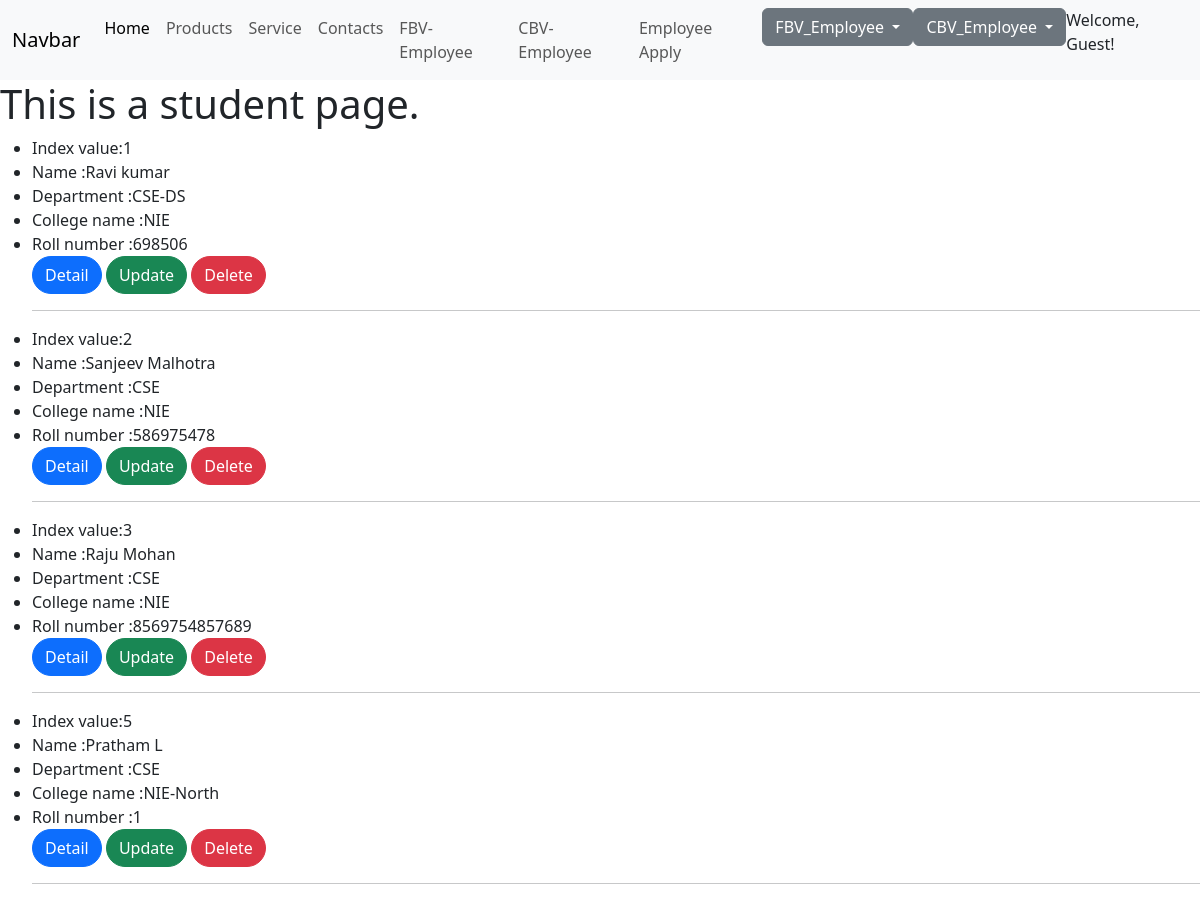
Page /student on the committed database.
### CSE/models.py (models this page shows, shortened)
class Student(models.Model):
    name = models.CharField(max_length=50)
    department = models.CharField(max_length=30)
    college_name = models.CharField(max_length=30)
    rollnumber = models.IntegerField()

### CSE/views.py (the view)
# urls.py: path('student', views.student, name='student'),  # Only keep one
def student(request):
    students = Student.objects.all()
    context = {'students': students}
    return render(request,'FBV/student.html',context)

### templates/FBV/student.html
{% extends 'basic.html' %}
{% block content %}
<h1>This is a student page.</h1>
<ul>
    {% for student in students %}
    <li>Index value:{{student.id}}</li>
    <li>Name :{{student.name}}</li>
    <li>Department :{{student.department}}</li>
    <li>College name :{{student.college_name}}</li>
    <li>Roll number :{{student.rollnumber}}</li>
    <a type="button" class="btn btn-primary" style="border-radius: 20px;" href= "detail/{{student.id}}">Detail</a>
    <a type=" button " class = "btn btn-success" style="border-radius: 20px;" href ="update/{{student.id}}" >Update</a>
    <a type = "button" class="btn btn-danger" style="border-radius: 20px;" href="delete/{{student.id}}">Delete</a>
    <hr>
    {% endfor %}
</ul>
{% endblock %}

### templates/basic.html (shortened to what this page needs)
<!doctype html>
<html lang="en">
  <head>
    <link href="https://cdn.jsdelivr.net/npm/bootstrap@5.3.3/dist/css/bootstrap.min.css" rel="stylesheet">
  </head>
  <body>
    <nav class="navbar navbar-expand-lg bg-body-tertiary">
        <div class="container-fluid">
          <a class="navbar-brand" href="{% url 'CSE:index' %}">Navbar</a>
          <div class="collapse navbar-collapse" id="navbarSupportedContent">
            <ul class="navbar-nav me-auto mb-2 mb-lg-0">
              <li class="nav-item">
                <a class="nav-link active" aria-current="page" href="{% url 'CSE:index' %}">Home</a>
              </li>
              <li class="nav-item">
                <a class="nav-link" href="{% url 'CSE:products' %}">Products</a>
              </li>
              <li class="nav-item">
                <a class="nav-link" href="{% url 'CSE:service' %}">Service</a>
              </li>
              <li class="nav-item">
                <a class="nav-link" href="{% url 'CSE:contacts' %}">Contacts</a>
              </li>
              <li class="nav-item">
                <a class="nav-link" href="{% url 'CSE:student' %}">FBV-Employee</a>
              </li>
              <li class="nav-item">
                <a class="nav-link" href="{% url 'CSE:list' %}">CBV-Employee</a>
              </li>
              <li class="nav-item">
                <a class="nav-link" href="{% url 'CSE:forms' %}">Employee Apply</a>
              </li>
              <div class="dropdown">
                <button class="btn btn-secondary dropdown-toggle" type="button" data-bs-toggle="dropdown" aria-expanded="false">
                  FBV_Employee
                </button>
              </div>
              <div class="dropdown">
                <button class="btn btn-secondary dropdown-toggle" type="button" data-bs-toggle="dropdown" aria-expanded="false">
                  CBV_Employee
                </button>
              </div>
              <div>
                {% if user.is_authenticated %}
                      <p>Welcome, {{ user.username }}!</p>
                {% else %}
                      <p>Welcome, Guest!</p>
                {% endif %}
              </div>
          </div>
        </div>
      </nav>
    {% block content %}
    {% endblock %}
  </body>
</html>

### rows in the picture
Student: id "1", name "Ravi kumar", department "CSE-DS", college_name "NIE", rollnumber "698506"
Student: id "2", name "Sanjeev Malhotra", department "CSE", college_name "NIE", rollnumber "586975478"
Student: id "3", name "Raju Mohan", department "CSE", college_name "NIE", rollnumber "8569754857689"
Student: id "5", name "Pratham L", department "CSE", college_name "NIE-North", rollnumber "1"
